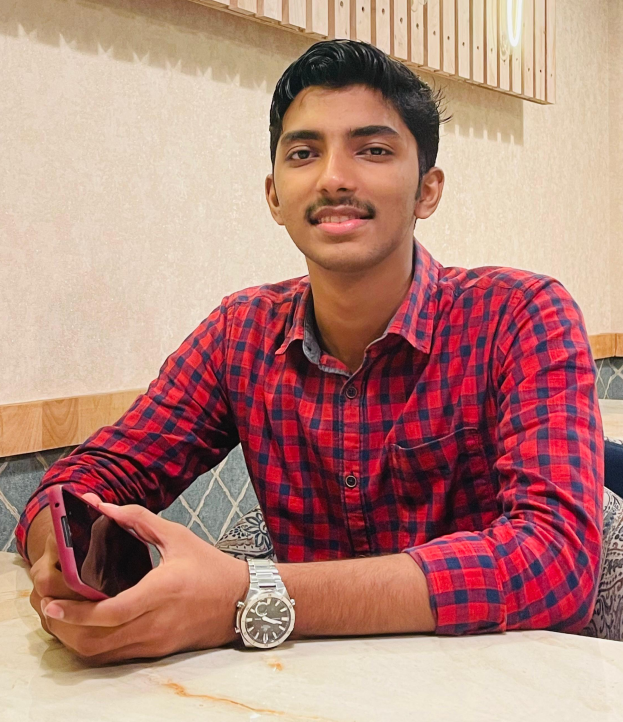
#> input picture Photos/BC.png, 1246 x 1444 px, found by its file name (shown at 1/2 size)
$ python 13-thresholding.py
#> lines starting #> are read from the running program, lines starting #| are printed output that depends on the picture; after the words box and inside, x2 and y2 are one past the last pixel; in counts of white or black regions, pixels touching at a corner belong together
import cv2 as cv

img = cv.imread("Photos\BC.png")
#> img is the input picture: shape (1444, 1246, 3); mean B, G, R 123.2, 132.9, 181
resized = cv.resize(img,(400,450),cv.INTER_AREA)
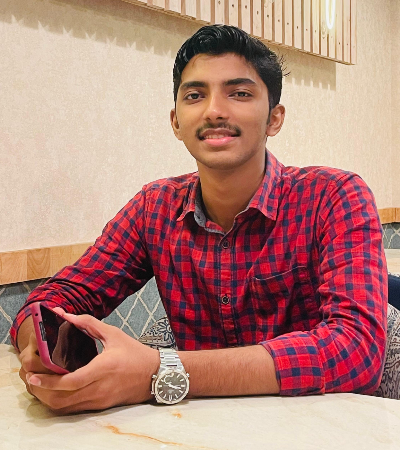
#> resized: shape (450, 400, 3); mean B, G, R 123, 132.8, 180.9
gray = cv.cvtColor(resized,cv.COLOR_BGR2GRAY)
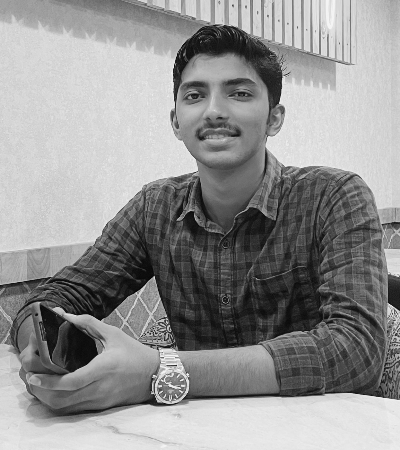
#> gray: shape (450, 400); min 5, max 245, mean 146.1

# cv.imshow("Image",img)
# cv.imshow("Resize",resized)
cv.imshow("Gray",gray)

#Simple thresholding

threshold,thresh = cv.threshold(gray,100,255,cv.THRESH_BINARY)
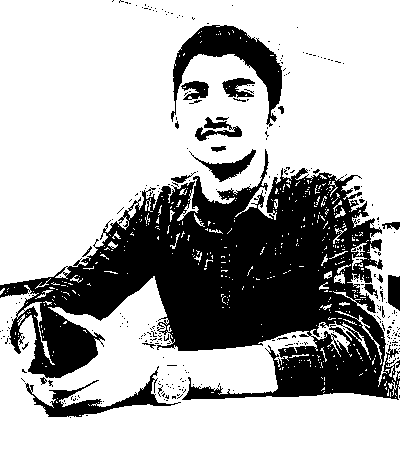
#> thresh: shape (450, 400); 68.4% white; 300 black regions (278 under 20 px), largest, box (x1, y1, x2, y2) and area: (0, 149, 400, 400) 47883, (171, 25, 282, 127) 3623, (25, 366, 181, 417) 1707

cv.imshow("Simple Threshold",thresh)

#Adaptive thresholding

adaptive_thresh = cv.adaptiveThreshold(gray,255,cv.ADAPTIVE_THRESH_MEAN_C,cv.THRESH_BINARY,11,3)
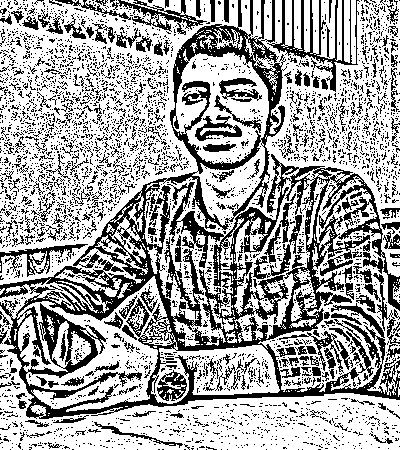
#> adaptive_thresh: shape (450, 400); 65% white; 3556 black regions (3297 under 20 px), largest, box (x1, y1, x2, y2) and area: (0, 0, 400, 419) 32522, (267, 0, 360, 92) 1624, (110, 0, 207, 35) 885
cv.imshow("Adptive Threshold",adaptive_thresh)


cv.waitKey(0)

$ run again, with Photos/img.png copied over Photos/BC.png
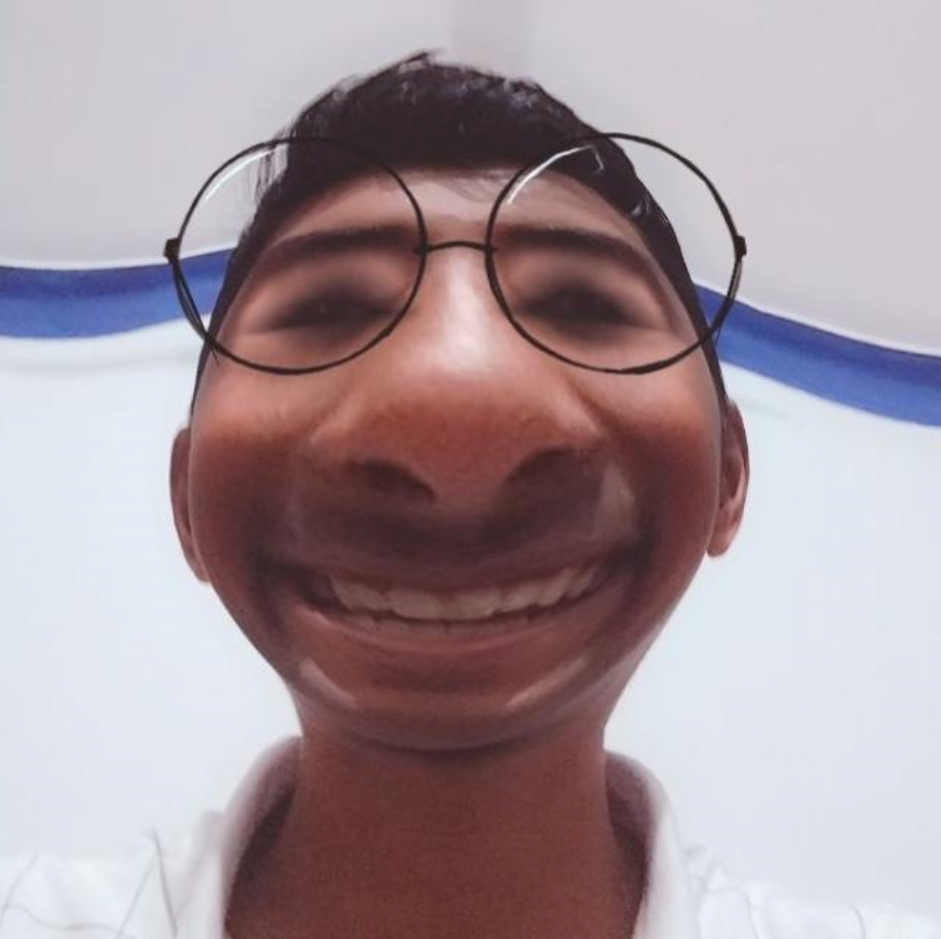
#> input picture Photos/img.png, 941 x 939 px, found by its file name
#> img is the input picture: shape (939, 941, 3); mean B, G, R 156.2, 150.1, 165.8
#> `threshold,thresh = cv.threshold(gray,100,255,cv.THRESH_BINARY)`:
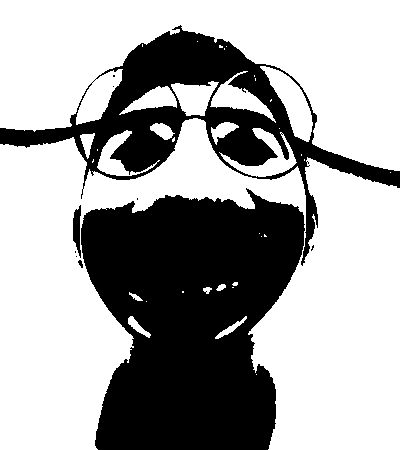
#> thresh: shape (450, 400); 64.9% white; 10 black regions (6 under 20 px), largest, box (x1, y1, x2, y2) and area: (81, 188, 305, 450) 43171, (0, 25, 400, 266) 19736, (73, 205, 81, 258) 277, (78, 260, 83, 268) 24
#> `adaptive_thresh = cv.adaptiveThreshold(gray,255,cv.ADAPTIVE_THRESH_MEA..`:
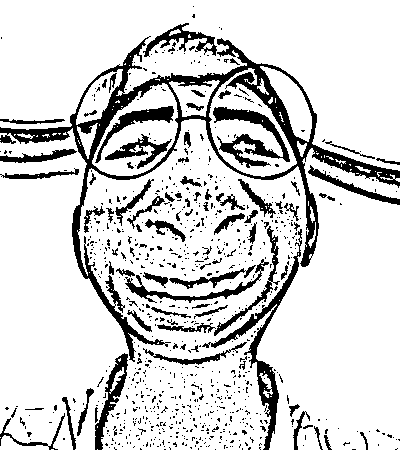
#> adaptive_thresh: shape (450, 400); 83.6% white; 822 black regions (736 under 20 px), largest, box (x1, y1, x2, y2) and area: (0, 36, 400, 362) 10525, (202, 229, 302, 450) 2111, (213, 107, 290, 168) 1646

$ run again, with Photos/IMG-20240428-WA0017.jpg saved as Photos/BC.png
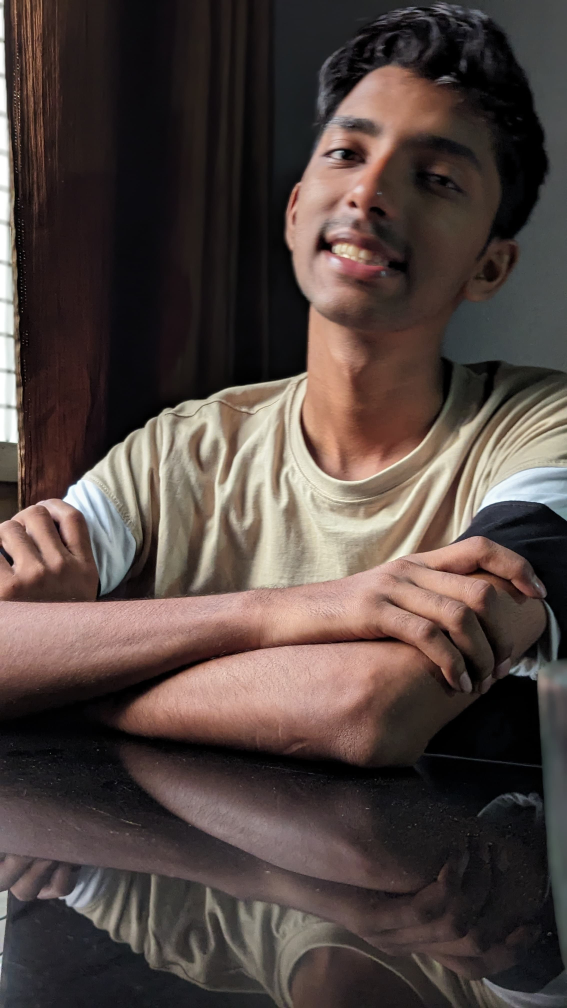
#> input picture Photos/IMG-20240428-WA0017.jpg, 2268 x 4032 px, found by its file name (shown at 1/4 size)
#> img is the input picture: shape (4032, 2268, 3); mean B, G, R 64.2, 68.5, 81.5
#> `threshold,thresh = cv.threshold(gray,100,255,cv.THRESH_BINARY)`:
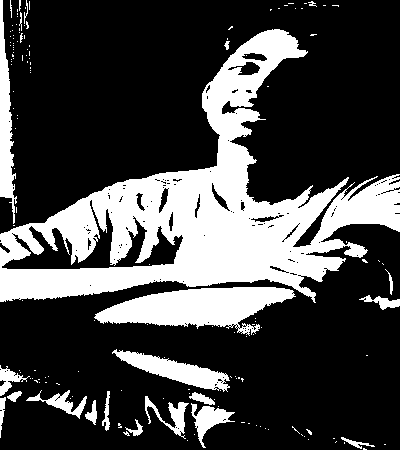
#> thresh: shape (450, 400); 27.1% white; 152 white regions (130 under 20 px), largest, box (x1, y1, x2, y2) and area: (0, 29, 400, 303) 35654, (94, 287, 296, 336) 5503, (112, 349, 230, 392) 1888
#> `adaptive_thresh = cv.adaptiveThreshold(gray,255,cv.ADAPTIVE_THRESH_MEA..`:
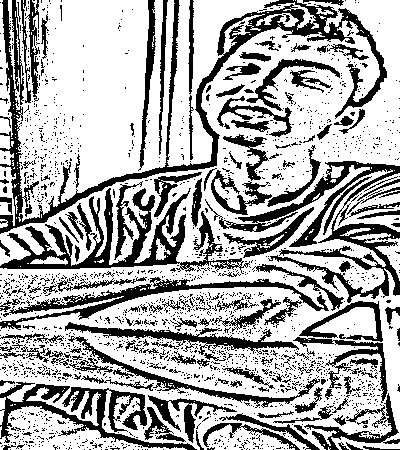
#> adaptive_thresh: shape (450, 400); 67.8% white; 1929 black regions (1766 under 20 px), largest, box (x1, y1, x2, y2) and area: (0, 0, 387, 234) 8741, (0, 188, 250, 274) 5649, (205, 161, 400, 303) 5323

$ run again, with Photos/IMG-20240428-WA0019.jpg saved as Photos/BC.png
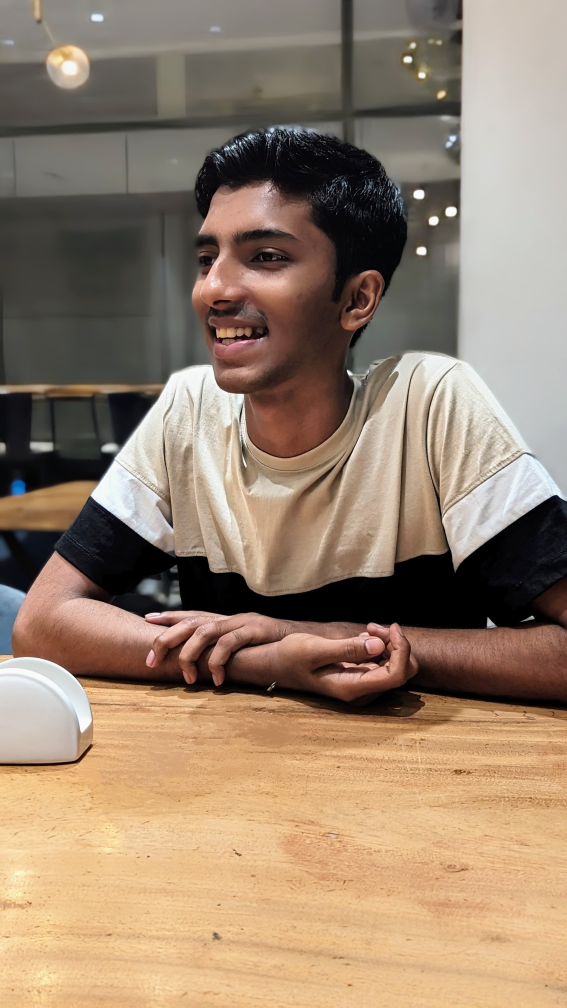
#> input picture Photos/IMG-20240428-WA0019.jpg, 2268 x 4032 px, found by its file name (shown at 1/4 size)
#> img is the input picture: shape (4032, 2268, 3); mean B, G, R 110.1, 130.7, 151.9
#> `threshold,thresh = cv.threshold(gray,100,255,cv.THRESH_BINARY)`:
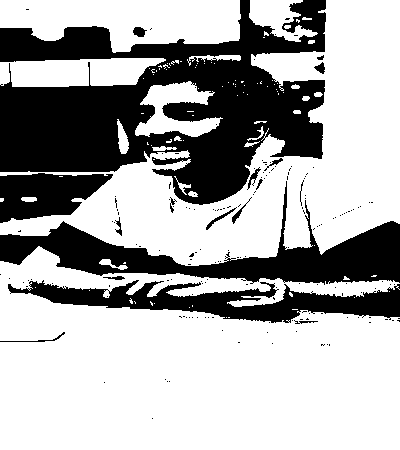
#> thresh: shape (450, 400); 66.9% white; 174 black regions (156 under 20 px), largest, box (x1, y1, x2, y2) and area: (0, 0, 326, 205) 35288, (0, 181, 400, 285) 11859, (8, 280, 400, 323) 7562
#> `adaptive_thresh = cv.adaptiveThreshold(gray,255,cv.ADAPTIVE_THRESH_MEA..`:
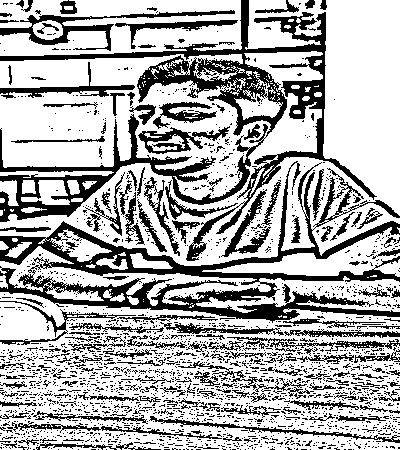
#> adaptive_thresh: shape (450, 400); 68.3% white; 2055 black regions (1882 under 20 px), largest, box (x1, y1, x2, y2) and area: (0, 0, 377, 261) 15237, (0, 161, 400, 323) 13183, (0, 10, 235, 51) 1630
